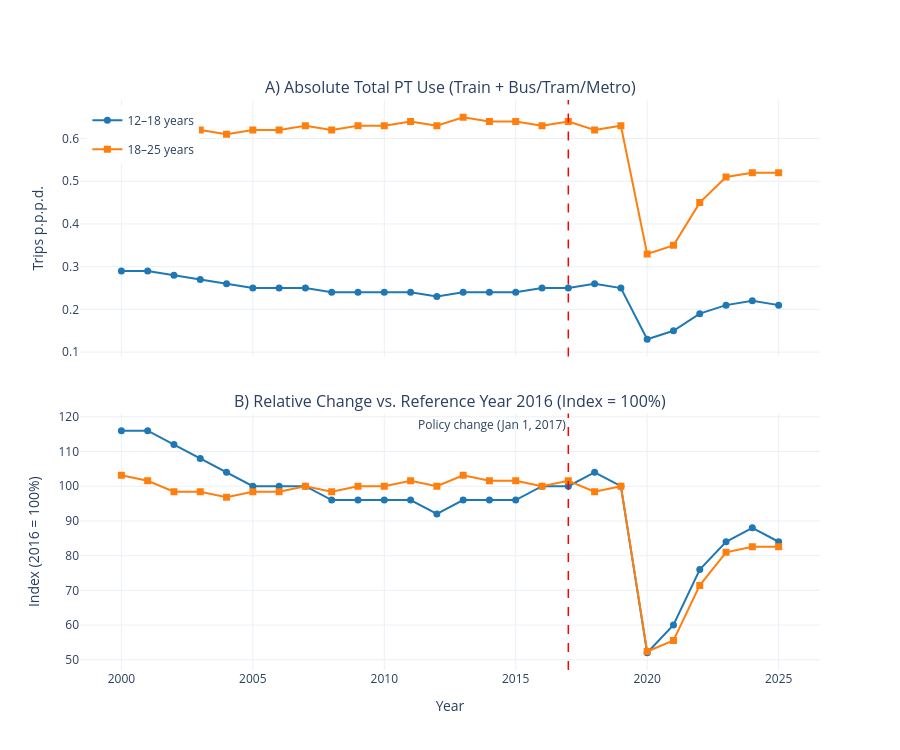

Notebook code cell kept with this figure:
### Code cell
# Clean index years
data_set2.index = data_set2.index.str.replace('*', '', regex=False).astype(int)

# Filter the data
df2_train = data_set2.loc[:, idx[agegroups, 'Train', 'Total', 'number']]
df2_btm = data_set2.loc[:, idx[agegroups, 'Bus/tram/metro', 'Total', 'number']]

# Simplify column names to age group level
df2_train.columns = df2_train.columns.get_level_values('Age')
df2_btm.columns = df2_btm.columns.get_level_values('Age')

# Calculate total public transport (PT) use
df2_total_pt = df2_train + df2_btm

# Filter data from year 2000 onwards
df2_total_pt = df2_total_pt.loc[2000:]

# Index values relative to 2016 (2016 = 100%)
df2_indexed = (df2_total_pt / df2_total_pt.loc[2016]) * 100

# Create figure with 2 stacked subplots sharing the x-axis
fig = make_subplots(
    rows=2, cols=1, 
    shared_xaxes=True, 
    vertical_spacing=0.1,
    subplot_titles=(
        'A) Absolute Total PT Use (Train + Bus/Tram/Metro)', 
        'B) Relative Change vs. Reference Year 2016 (Index = 100%)'
    )
)

# Line colors
color_12_18 = '#1f77b4'
color_18_25 = '#ff7f0e'

# --- Subplot A: Absolute numbers ---
fig.add_trace(
    go.Scatter(
        x=df2_total_pt.index, 
        y=df2_total_pt['12 to 18 years'],
        mode='lines+markers',
        name='12–18 years',
        line=dict(color=color_12_18, width=2),
        marker=dict(symbol='circle', size=7),
        legendgroup='12_18'
    ),
    row=1, col=1
)

fig.add_trace(
    go.Scatter(
        x=df2_total_pt.index, 
        y=df2_total_pt['18 to 25 years'],
        mode='lines+markers',
        name='18–25 years',
        line=dict(color=color_18_25, width=2),
        marker=dict(symbol='square', size=7),
        legendgroup='18_25'
    ),
    row=1, col=1
)

# Policy change vertical line for Subplot A
fig.add_vline(
    x=2017, line_dash="dash", line_color="red", line_width=1.5,
    row=1, col=1
)

# --- Subplot B: Indexed trend ---
fig.add_trace(
    go.Scatter(
        x=df2_indexed.index, 
        y=df2_indexed['12 to 18 years'],
        mode='lines+markers',
        name='12–18 years',
        line=dict(color=color_12_18, width=2),
        marker=dict(symbol='circle', size=7),
        legendgroup='12_18',
        showlegend=False
    ),
    row=2, col=1
)

fig.add_trace(
    go.Scatter(
        x=df2_indexed.index, 
        y=df2_indexed['18 to 25 years'],
        mode='lines+markers',
        name='18–25 years',
        line=dict(color=color_18_25, width=2),
        marker=dict(symbol='square', size=7),
        legendgroup='18_25',
        showlegend=False
    ),
    row=2, col=1
)

# Policy change vertical line with annotation for Subplot B
fig.add_vline(
    x=2017, line_dash="dash", line_color="red", line_width=1.5,
    annotation_text="Policy change (Jan 1, 2017)",
    annotation_position="top left",
    row=2, col=1
)

# Axis labels and layout formatting
fig.update_yaxes(title_text="Trips p.p.p.d.", row=1, col=1)
fig.update_yaxes(title_text="Index (2016 = 100%)", row=2, col=1)
fig.update_xaxes(title_text="Year", row=2, col=1)

fig.update_layout(
    height=750,
    width=900,
    template='plotly_white',
    legend=dict(x=0.01, y=0.99)
)

fig.show()

### Figure 1 — Plotly figure (JSON) as saved in the notebook; plotly's stock layout.template omitted (floating-point values rounded to 4 significant figures)
{"data": [{"legendgroup": "12_18", "line": {"color": "#1f77b4", "width": 2}, "marker": {"size": 7, "symbol": "circle"}, "mode": "lines+markers", "name": "12–18 years", "type": "scatter", "x": [2000, 2001, 2002, 2003, 2004, 2005, 2006, 2007, 2008, 2009, 2010, 2011, 2012, 2013, 2014, 2015, 2016, 2017, 2018, 2019, 2020, 2021, 2022, 2023, 2024, 2025], "xaxis": "x", "y": [0.29, 0.29, 0.28, 0.27, 0.26, 0.25, 0.25, 0.25, 0.24, 0.24, 0.24, 0.24, 0.23, 0.24, 0.24, 0.24, 0.25, 0.25, 0.26, 0.25, 0.13, 0.15, 0.19, 0.21, 0.22, 0.21], "yaxis": "y"}, {"legendgroup": "18_25", "line": {"color": "#ff7f0e", "width": 2}, "marker": {"size": 7, "symbol": "square"}, "mode": "lines+markers", "name": "18–25 years", "type": "scatter", "x": [2000, 2001, 2002, 2003, 2004, 2005, 2006, 2007, 2008, 2009, 2010, 2011, 2012, 2013, 2014, 2015, 2016, 2017, 2018, 2019, 2020, 2021, 2022, 2023, 2024, 2025], "xaxis": "x", "y": [0.65, 0.64, 0.62, 0.62, 0.61, 0.62, 0.62, 0.63, 0.62, 0.63, 0.63, 0.64, 0.63, 0.65, 0.64, 0.64, 0.63, 0.64, 0.62, 0.63, 0.33, 0.35, 0.45, 0.51, 0.52, 0.52], "yaxis": "y"}, {"legendgroup": "12_18", "line": {"color": "#1f77b4", "width": 2}, "marker": {"size": 7, "symbol": "circle"}, "mode": "lines+markers", "name": "12–18 years", "showlegend": false, "type": "scatter", "x": [2000, 2001, 2002, 2003, 2004, 2005, 2006, 2007, 2008, 2009, 2010, 2011, 2012, 2013, 2014, 2015, 2016, 2017, 2018, 2019, 2020, 2021, 2022, 2023, 2024, 2025], "xaxis": "x2", "y": [116.0, 116.0, 112.0, 108.0, 104.0, 100.0, 100.0, 100.0, 96.0, 96.0, 96.0, 96.0, 92.0, 96.0, 96.0, 96.0, 100.0, 100.0, 104.0, 100.0, 52.0, 60.0, 76.0, 84.0, 88.0, 84.0], "yaxis": "y2"}, {"legendgroup": "18_25", "line": {"color": "#ff7f0e", "width": 2}, "marker": {"size": 7, "symbol": "square"}, "mode": "lines+markers", "name": "18–25 years", "showlegend": false, "type": "scatter", "x": [2000, 2001, 2002, 2003, 2004, 2005, 2006, 2007, 2008, 2009, 2010, 2011, 2012, 2013, 2014, 2015, 2016, 2017, 2018, 2019, 2020, 2021, 2022, 2023, 2024, 2025], "xaxis": "x2", "y": [103.2, 101.6, 98.41, 98.41, 96.83, 98.41, 98.41, 100.0, 98.41, 100.0, 100.0, 101.6, 100.0, 103.2, 101.6, 101.6, 100.0, 101.6, 98.41, 100.0, 52.38, 55.56, 71.43, 80.95, 82.54, 82.54], "yaxis": "y2"}], "layout": {"annotations": [{"font": {"size": 16}, "showarrow": false, "text": "A) Absolute Total PT Use (Train + Bus/Tram/Metro)", "x": 0.5, "xanchor": "center", "xref": "paper", "y": 1, "yanchor": "bottom", "yref": "paper"}, {"font": {"size": 16}, "showarrow": false, "text": "B) Relative Change vs. Reference Year 2016 (Index = 100%)", "x": 0.5, "xanchor": "center", "xref": "paper", "y": 0.45, "yanchor": "bottom", "yref": "paper"}, {"showarrow": false, "text": "Policy change (Jan 1, 2017)", "x": 2017, "xanchor": "right", "xref": "x2", "y": 1, "yanchor": "top", "yref": "y2 domain"}], "height": 750, "legend": {"x": 0.01, "y": 0.99}, "shapes": [{"line": {"color": "red", "dash": "dash", "width": 1.5}, "type": "line", "x0": 2017, "x1": 2017, "xref": "x", "y0": 0, "y1": 1, "yref": "y domain"}, {"line": {"color": "red", "dash": "dash", "width": 1.5}, "type": "line", "x0": 2017, "x1": 2017, "xref": "x2", "y0": 0, "y1": 1, "yref": "y2 domain"}], "width": 900, "xaxis": {"anchor": "y", "domain": [0, 1], "matches": "x2", "showticklabels": false}, "xaxis2": {"anchor": "y2", "domain": [0, 1], "title": {"text": "Year"}}, "yaxis": {"anchor": "x", "domain": [0.55, 1], "title": {"text": "Trips p.p.p.d."}}, "yaxis2": {"anchor": "x2", "domain": [0, 0.45], "title": {"text": "Index (2016 = 100%)"}}}}
